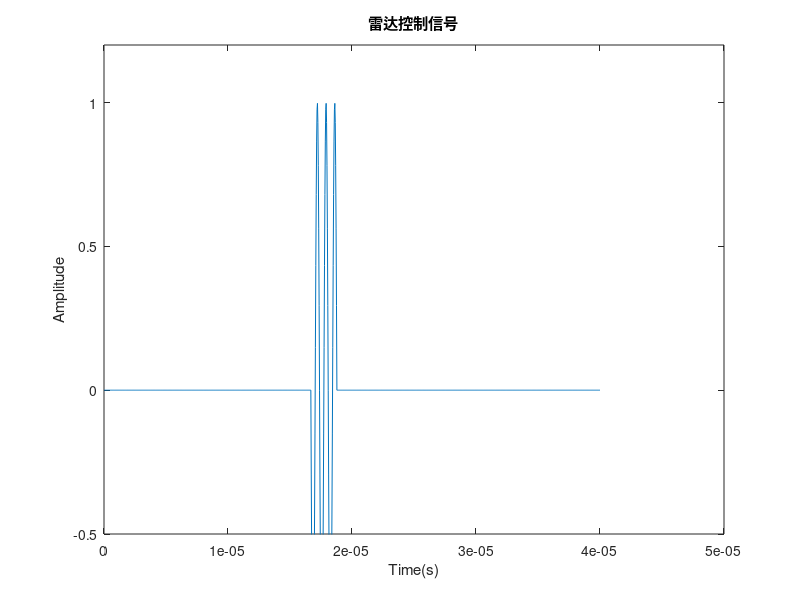
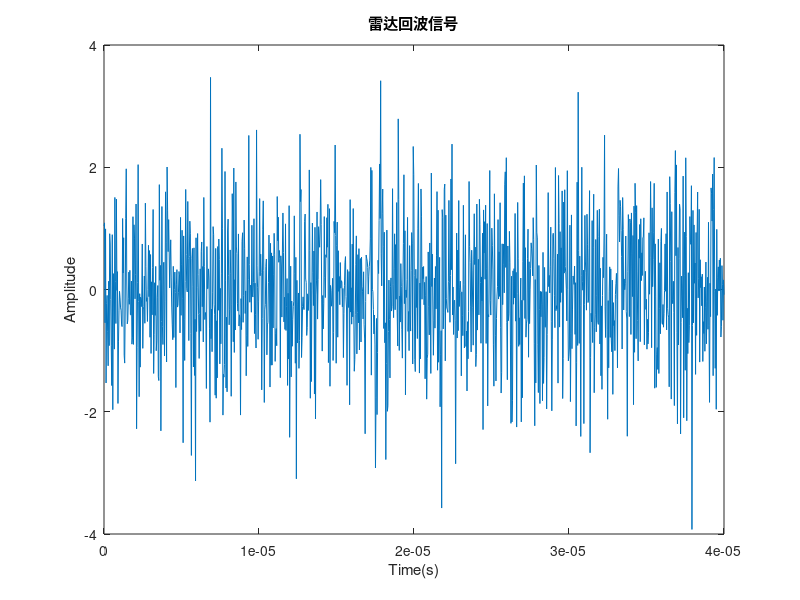
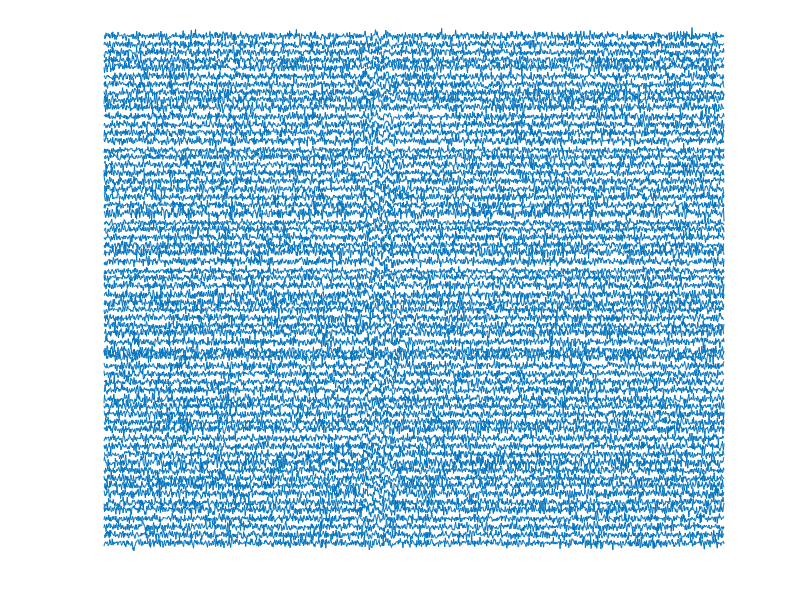
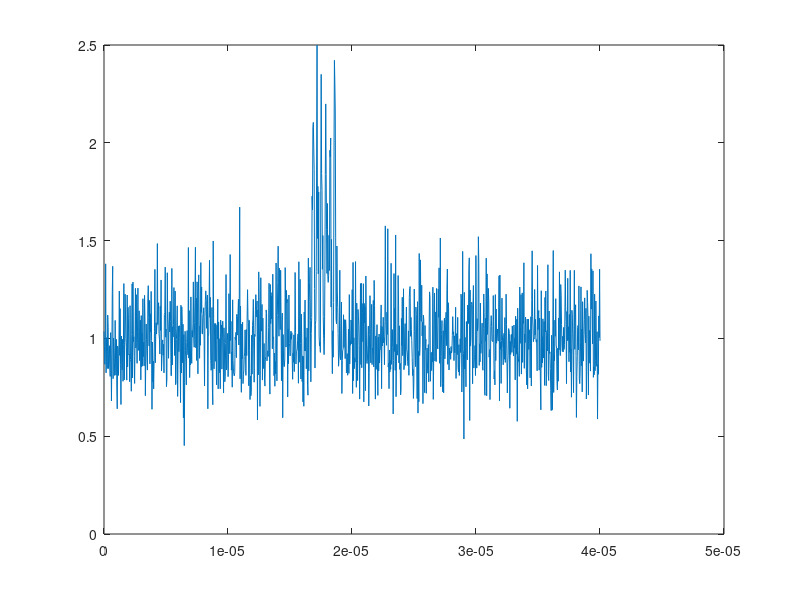

The MATLAB script that drew these images, in order:
%参数设定
clk = 1 / (30 * 10 ^ 6);
PRI = 1200 * clk; %定义雷达的PRI，根据雷达的最大探测距离来定义
tao = 64 * clk; %定义雷达的脉冲宽度
N = 1; %定义脉冲数
fs = 1 / clk; %采样频率
t1 = 500 * clk; %回波延迟
A = 0; %脉冲幅度
P = 64; %脉冲接受多少组做非相参积累
noise_amplitude = 1;
t2 = 32 * clk; %定义雷达保护单元
NZ = ceil(tao * fs); %卷积窗口的长度

%生成初始方波
t = linspace(0, N * PRI, N * fs * PRI); %定义时间长度
pulse = zeros(1, fs * PRI); %构建一个脉冲回波信号
pulse((ceil(t1 * fs) + 1):(ceil((t1 + tao) * fs))) = sin(linspace(-3.1415926 * 3, 3.1415926 * 3, 64));
figure
plot(t(1:PRI * fs), pulse);
xlabel('Time(s)');
ylabel('Amplitude');
ylim([-0.5 1.2]);
title("雷达控制信号")

%根据所需要的脉冲数，构建雷达发射信号
Initial_pulse = repmat(pulse, P, N); %进行重组
Noise_pulse = Initial_pulse + noise_amplitude * randn(size(Initial_pulse));
% Noise_pulse=(Noise_pulse);
figure
plot(t, Noise_pulse(1, :));
xlabel('Time(s)');
ylabel('Amplitude');
xlim([0 max(t)]);
title("雷达回波信号")

figure

for c = 1:P
    subplot(P, 1, c);
    plot(t, Noise_pulse(c, :));

    xlim([0 max(t)]);
    axis off
end

%非相参积累得到非相参后的信号

Nonnoncoherent_pulse = sum(Noise_pulse .^ 2, 1) / P; %重构非相参积累公式,得到非相参信号
figure
plot(t, Nonnoncoherent_pulse);

%计算阈值
final_pulse = Nonnoncoherent_pulse(1:PRI * fs); %获取其中一组数据
figure %画出参考波形
plot(t(1:PRI * fs), final_pulse(1:fs * PRI));
xlabel('Time(s)');
ylabel('Amplitude');
xlim([0 max(t)]);
title('Pulse Signal');
% square_pulse=final_pulse.*final_pulse;
a1 = sum(final_pulse(1:ceil(t2 * fs))) / length(final_pulse(1:ceil(t2 * fs))); %左边窗口的阈值
a2 = sum(final_pulse((PRI * fs - ceil(t2 * fs)):PRI * fs)) / length(final_pulse((PRI * fs - ceil(t2 * fs)):PRI * fs)); %右边窗口的阈值
threshold = 1.13 * max(a1, a2); %计算阈值
%循环求和目标检测
% 构造矩形窗口作为卷积核
h = ones(NZ, 1);

% 进行卷积运算并提取结果
y = conv(final_pulse, h, 'valid') / NZ;

idx = find(y > threshold);

%显示结果
view = zeros(1, fs * PRI);
view(idx) = 1;
figure

plot(t(1:PRI * fs), view(1:fs * PRI));
ylim([-0.2 1.2]);
xlabel('Time(s)');
ylabel('result');
xlim([0 max(t)]);
title('阈值检测结果');
